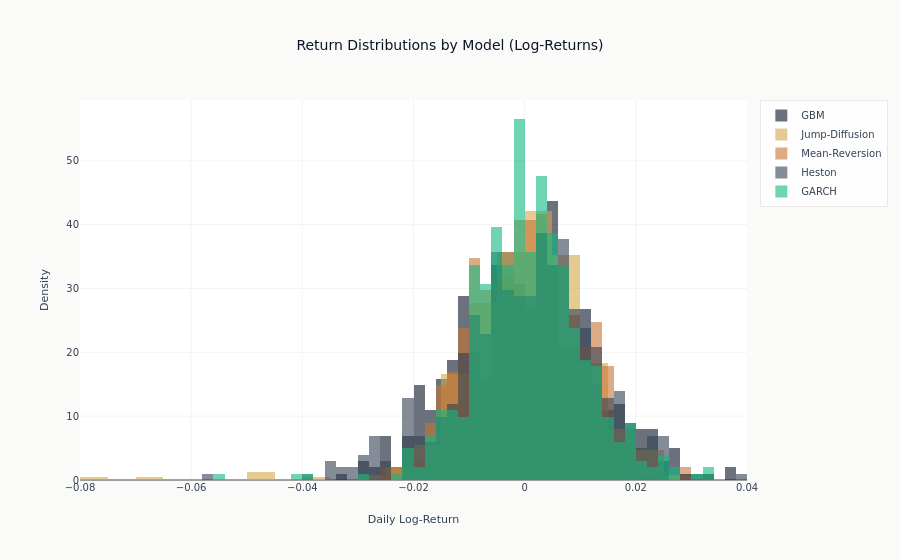

The cell this chart's notebook holds for it:
### Code cell
# Return distribution comparison
fig = go.Figure()

for idx, (name, prices) in enumerate(all_models.items()):
    log_returns = np.diff(np.log(prices))
    fig.add_trace(
        go.Histogram(
            x=log_returns,
            name=name,
            opacity=0.6,
            nbinsx=50,
            histnorm="probability density",
            marker_color=colors[idx],
        )
    )

fig.update_layout(
    title="Return Distributions by Model (Log-Returns)",
    xaxis_title="Daily Log-Return",
    yaxis_title="Density",
    barmode="overlay",
)
fig.show()

### Figure 1 — Plotly figure (JSON) as saved in the notebook; plotly's stock layout.template omitted (floating-point values rounded to 4 significant figures; data arrays with more than 128 entries replaced by an {"elided": "..."} marker saying what was removed)
{"data": [{"histnorm": "probability density", "marker": {"color": "#0a1628"}, "name": "GBM", "nbinsx": 50, "opacity": 0.6, "type": "histogram", "x": {"elided": "504 float values"}}, {"histnorm": "probability density", "marker": {"color": "#D4A84B"}, "name": "Jump-Diffusion", "nbinsx": 50, "opacity": 0.6, "type": "histogram", "x": {"elided": "504 float values"}}, {"histnorm": "probability density", "marker": {"color": "#C87533"}, "name": "Mean-Reversion", "nbinsx": 50, "opacity": 0.6, "type": "histogram", "x": {"elided": "504 float values"}}, {"histnorm": "probability density", "marker": {"color": "#334155"}, "name": "Heston", "nbinsx": 50, "opacity": 0.6, "type": "histogram", "x": {"elided": "504 float values"}}, {"histnorm": "probability density", "marker": {"color": "#10b981"}, "name": "GARCH", "nbinsx": 50, "opacity": 0.6, "type": "histogram", "x": {"elided": "504 float values"}}], "layout": {"barmode": "overlay", "title": {"text": "Return Distributions by Model (Log-Returns)"}, "xaxis": {"title": {"text": "Daily Log-Return"}}, "yaxis": {"title": {"text": "Density"}}}}
